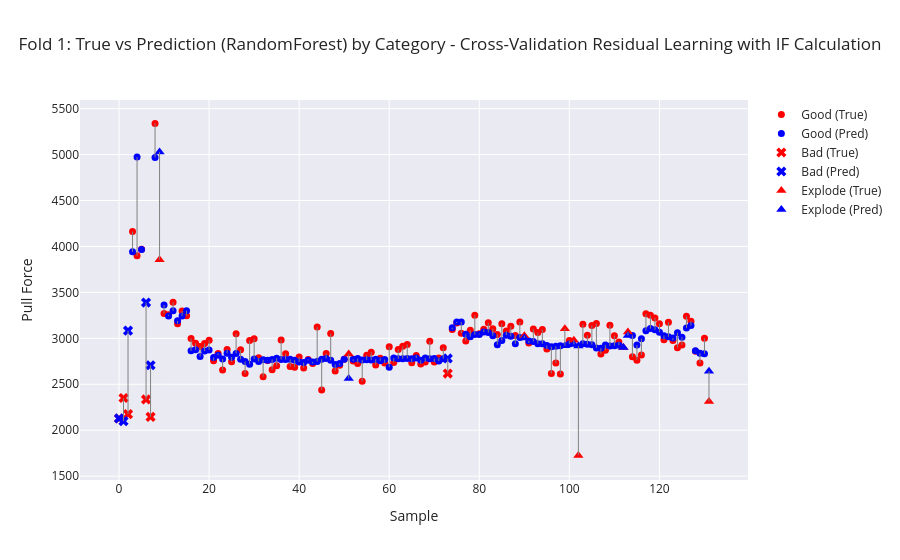
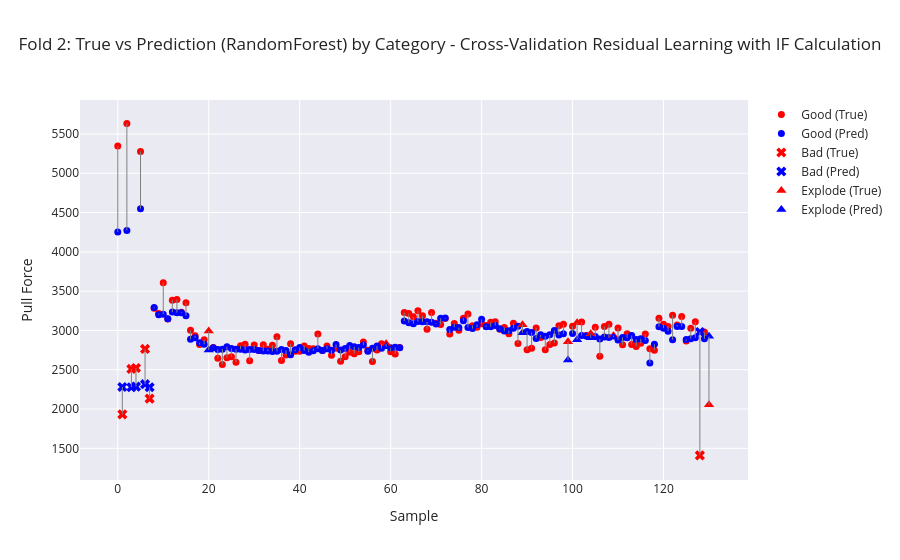
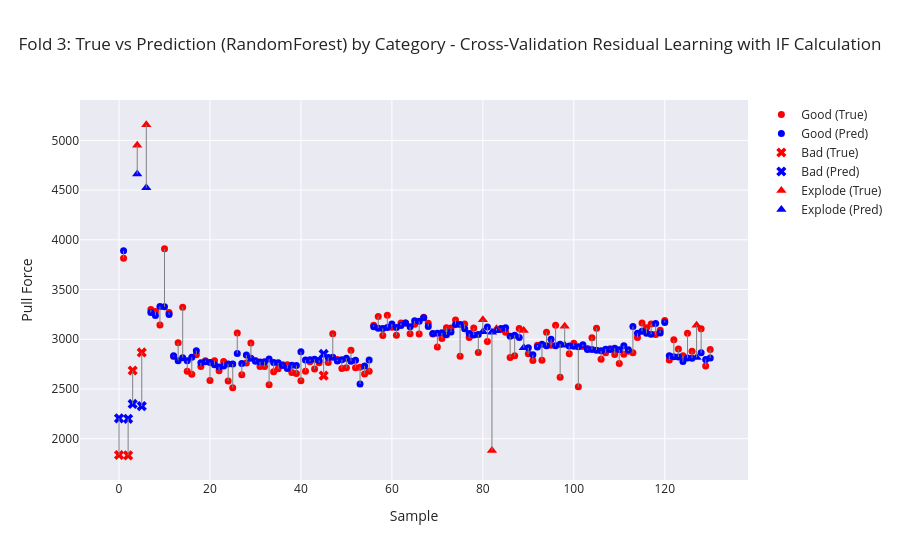

Notebook cell for these charts, in order:
### Markdown cell above
# Cross Validation

### Code cell
cross_df = pd.read_csv("data/train_dev_data.csv")

skf = StratifiedKFold(n_splits=3, shuffle=True, random_state=42)

mae_list = []
rmse_list = []
R2_list = []

for fold, (train_index, val_index) in enumerate(skf.split(cross_df["Sample ID"], cross_df["Category"])):
    x_tr, y_tr = get_features_and_target(cross_df.iloc[train_index], target_column) 
    x_val, y_val = get_features_and_target(cross_df.iloc[val_index], target_column)


    x_tr['Physical_Calc'] = compute_physical_calc_interfacial(x_tr) 
    x_val['Physical_Calc'] = compute_physical_calc_interfacial(x_val)

    y_tr_delta = y_tr - x_tr['Physical_Calc'] 
    y_val_delta = y_val - x_val['Physical_Calc']

    x_train_res = x_tr.drop(columns=['Physical_Calc'])
    x_dev_res = x_val.drop(columns=['Physical_Calc'])

    x_tr_scale = sc.fit_transform(X=x_tr)
    x_val_scale = sc.transform(x_val)

    if model == 'XGBoost':
        dtrain = xgb.DMatrix(x_tr_scale, label=y_tr_delta)
        dval = xgb.DMatrix(x_val_scale, label=y_val_delta)

        params = {
            'objective': 'reg:squarederror',
            'max_depth': 1,
            'eta': 0.57,
            'eval_metric': 'rmse'
        }

        num_boost_round = 20
        bst = xgb.train(params, dtrain, num_boost_round)

        preds = bst.predict(dval)

    elif model == 'RandomForest':

        params = {
            'n_estimators': 19,
            'max_depth': 5,
            'min_samples_split': 6,
            'min_samples_leaf': 3,
            'random_state': 42,
        }

        preds = RandomForestRegressor(**params).fit(x_tr_scale, y_tr_delta).predict(x_val_scale)
        
    elif model == 'TabPFN':
        regressor = TabPFNRegressor()
        regressor.fit(x_tr, y_tr_delta)

        preds = regressor.predict(x_val)
        
    final_pred = x_val['Physical_Calc'] + preds

    mae  = mean_absolute_error(y_val, final_pred)
    rmse = root_mean_squared_error(y_val, final_pred)
    R2   = r2_score(y_val, final_pred)

    mae_list.append(mae) 
    rmse_list.append(rmse) 
    R2_list.append(R2)

    # Categories
    categories= cross_df.iloc[val_index]["Category"].values

    plot_visualizer(
        true_vals=y_val,
        pred_vals=final_pred,
        categories=categories,
        title=f"Fold {fold+1}: True vs Prediction ({model}) by Category - Cross-Validation Residual Learning with IF Calculation"
    )

    print(f"\nFold {fold+1}")
    print("MAE :", mae)
    print("RMSE:", rmse)
    print("R²  :", R2)

mae_mean = np.mean(mae_list) 
rmse_mean = np.mean(rmse_list) 
R2_mean = np.mean(R2_list)
